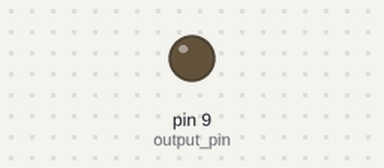
A sketch run on a simulated Arduino Uno, built with avr-gcc and run on an emulated ATmega328P. Shown: output pins drawn as LEDs (lit = HIGH).

Above: at 0.05 s.
At 9.45 s:
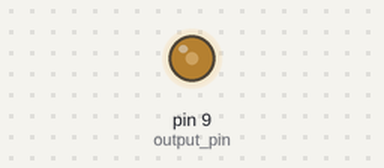
At 19.95 s:
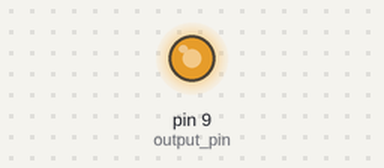
At 39.85 s:
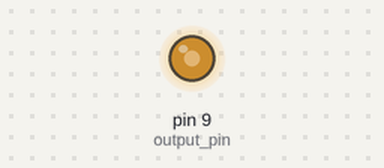
Timing chart, 0 to 40.0 s (numbered marks = the images above):
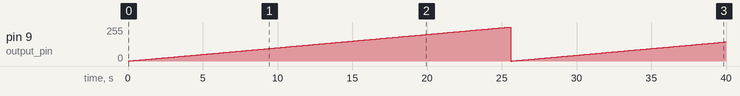

The sketch:

pwm_writer.ino
```cpp
unsigned output_pin = 9;

void setup() {
  Serial.begin(9600);
}

void loop() {
    for(int output = 0; output < 256; output++){
      analogWrite(output_pin, output);//writes a 0-255 int to a pwm signal
      delay(100);
    }
}
```

Measured:
- by itself, pin 9 (output_pin): 0/255 → 1/255 at 0.10 s, → 2/255 0.10 s later, → 3/255 0.10 s later, → 4/255 0.10 s later, … (399 changes in this stretch)
